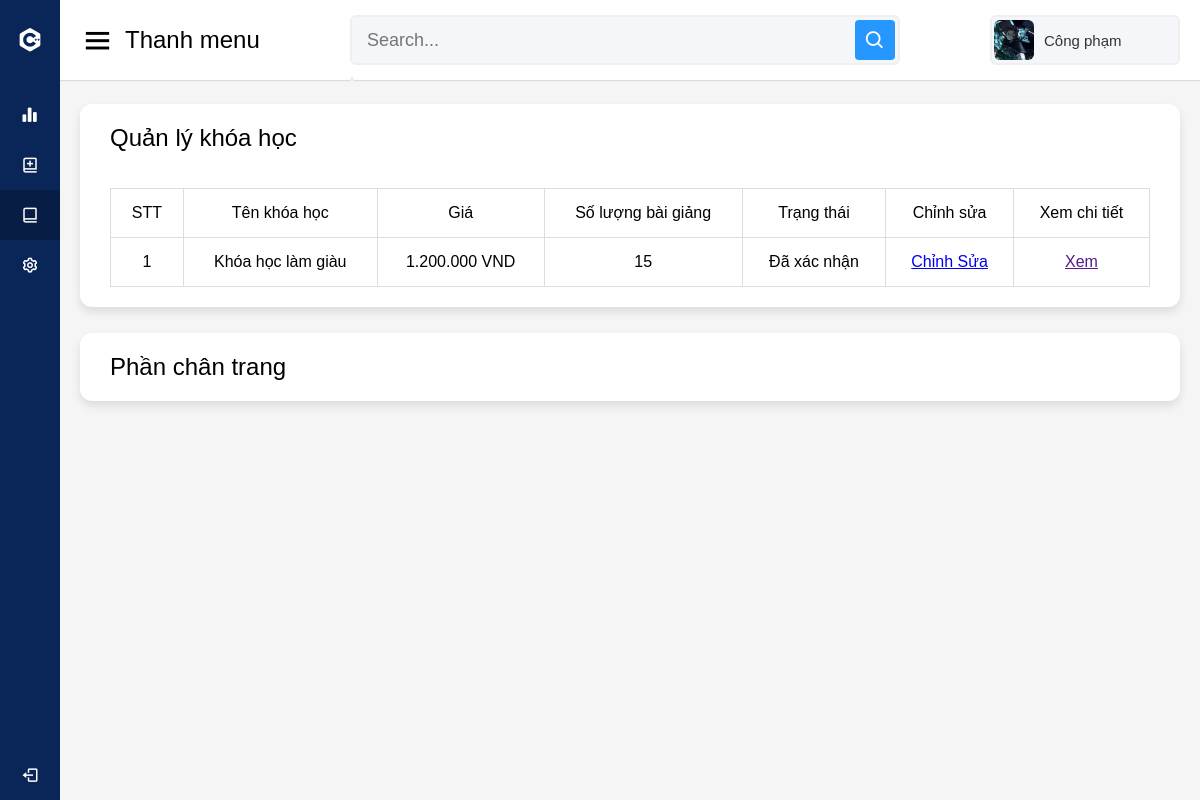
Before: /admin/manage/course_manager.php (signed in) with the older database file.
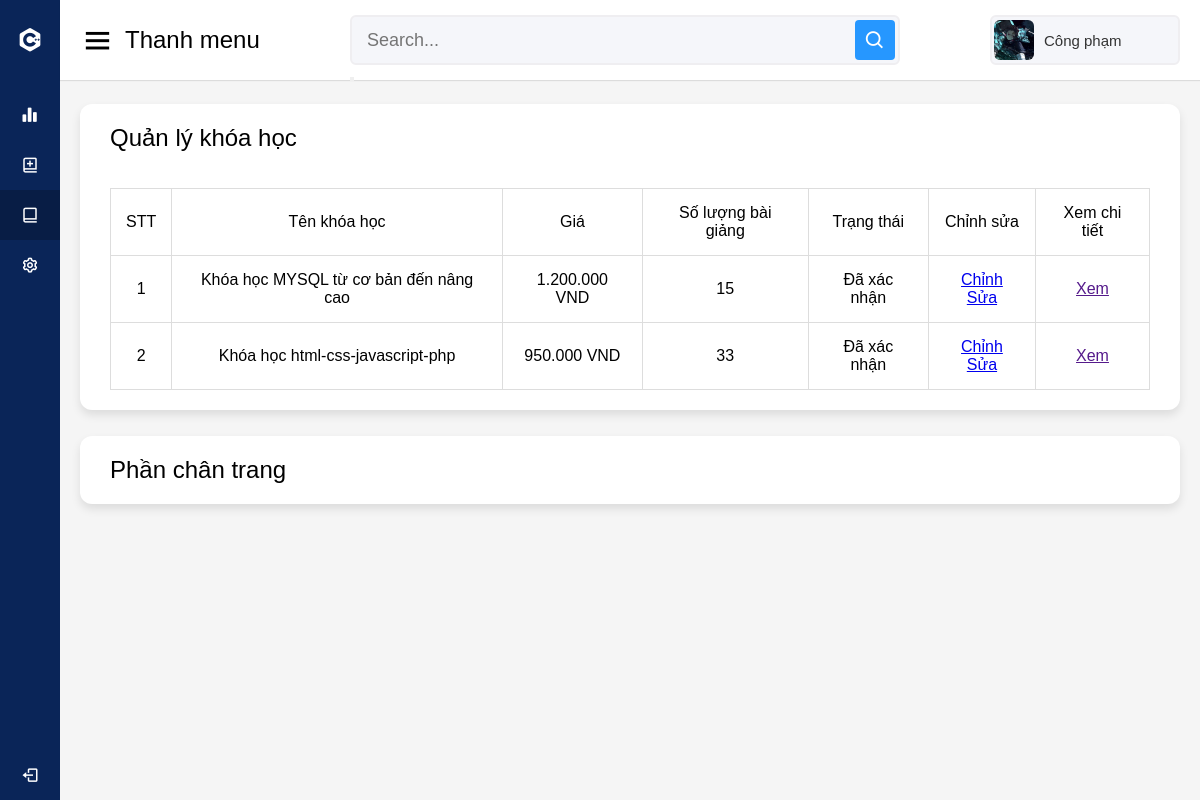
After: the same page with the newer database file.
### tables this page shows
CREATE TABLE `course` (
  `id_course` int(11) NOT NULL,
  `id_admin` int(11) NOT NULL,
  `name_course` varchar(100) NOT NULL,
  `description_course` text NOT NULL,
  `image_course` varchar(150) NOT NULL,
  `status_course` int(11) NOT NULL,
  `price` int(11) NOT NULL,
  `created_at` timestamp NOT NULL DEFAULT CURRENT_TIMESTAMP
);

### admin/manage/course_manager.php (the view, shortened to what this page needs)
<!DOCTYPE html>
<html lang="en" dir="ltr">
<head>
    <link rel="stylesheet" href="../default/style.css">
    <link href='https://unpkg.com/boxicons@2.0.7/css/boxicons.min.css' rel='stylesheet'>
</head>
<body>
    <?php
    require "../default/option.php"
    ?>
    <section class="home-section">
        <?php
        require "../default/user.php"
        ?>
        <div class="home-content">
            <div class="sales-boxes">
                <div class="recent-sales box">
                    <div class="title">Quản lý khóa học</div>
                    <br><br>
                    <div class="sales-details">
                        <?php
                        if (!function_exists('currency_format')) {
                            function currency_format($number, $suffix = ' VND') {
                                if (!empty($number)) {
                                    return number_format($number, 0, ',', '.') . "{$suffix}";
                                }
                            }
                        }
                        require "../../public/connect_sql.php";
                        $id = $_SESSION['id'];
                        $sql = "SELECT course.*, COUNT(lesson.id_course) as number_course FROM `course`
                                LEFT OUTER JOIN lesson ON course.id_course = lesson.id_course
                                WHERE course.id_admin = '$id'
                                GROUP BY course.id_course";
                        $courses = mysqli_query($connection, $sql);
                        ?>
                        <table>
                            <tr>
                                <th>STT</th>
                                <th>Tên khóa học</th>
                                <th>Giá</th>
                                <th>Số lượng bài giảng</th>
                                <th>Trạng thái</th>
                                <th>Chỉnh sửa</th>
                                <th>Xem chi tiết</th>
                            </tr>
                            <?php foreach ($courses as $index=>$course) { ?>
                                <tr>
                                    <th>
                                        <?php echo $index+1; ?>
                                    </th>
                                    <th>
                                        <?php echo $course['name_course'] ?>
                                    </th>
                                    <th>
                                        <?php echo currency_format($course['price'])?>
                                    </th>
                                    <th>
                                        <?php echo $course['number_course']?>
                                    </th>
                                    <th>
                                        <?php
                                            if ($course['status_course'] == 0){
                                                echo "Chờ xác nhận";
                                            }else{
                                                echo "Đã xác nhận";
                                            }
                                        ?>
                                    </th>
                                    <th>
                                        <a href="./course_add_detail.php?id=<?php echo $course['id_course']?>">Chỉnh Sửa</a>
                                    </th>
                                    <th>
                                        <a href="">Xem</a>
                                    </th>
                                </tr>
                            <?php } ?>
                        </table>
                    </div>
                </div>
            </div>
            <?php require "../default/footer.php" ?>
        </div>
    </section>
</body>
</html>

Changed rows visible on the page:
changed course "1.200.000 VND": name_course "Khóa học làm giàu" → "Khóa học MYSQL từ cơ bản đến nâng cao"
added course: name_course "Khóa học html-css-javascript-php", price "950.000 VND", number_course "33", status_course "Đã xác nhận"
